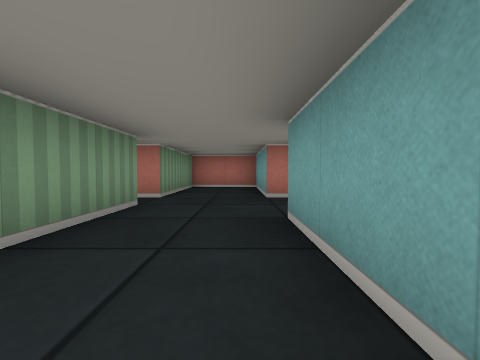
View 1 (above)

16 first-person views from a walk through a cub3D level. The camera is about half as high as the walls, tilts 2° down and sees 90° across. The floor is counted in squares. Each view is taken from the middle of a square. On the plan, view 1 faces up. The plan holds only what a view shows up to about 9 squares ahead; the rest is blank.

View 2
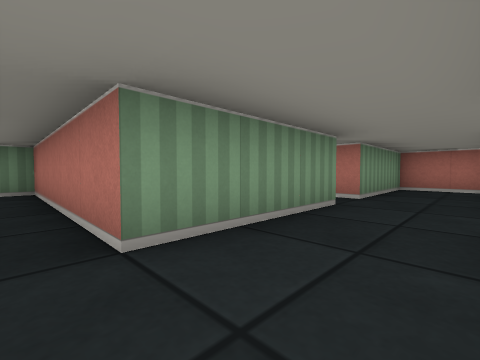

View 3
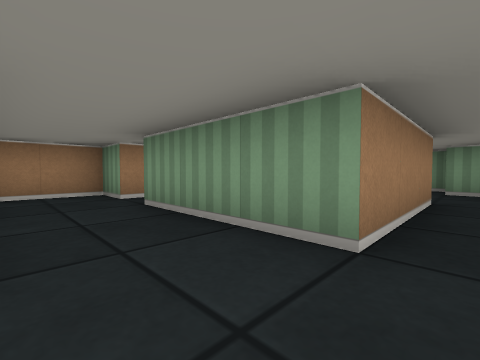

View 4
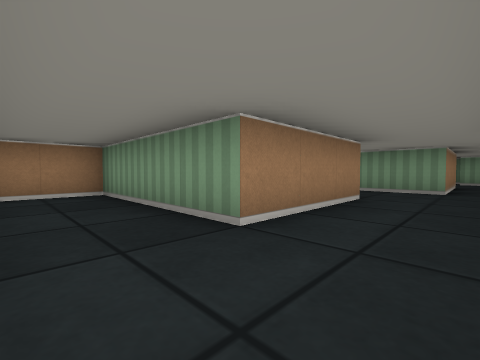

View 5
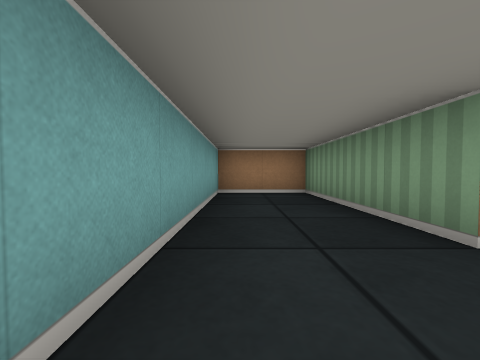

View 6
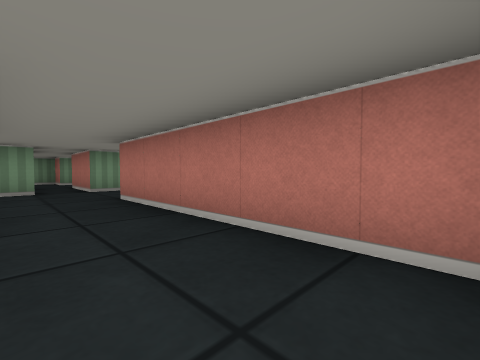

View 7
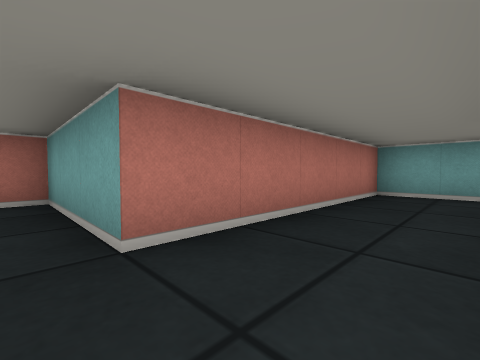

View 8
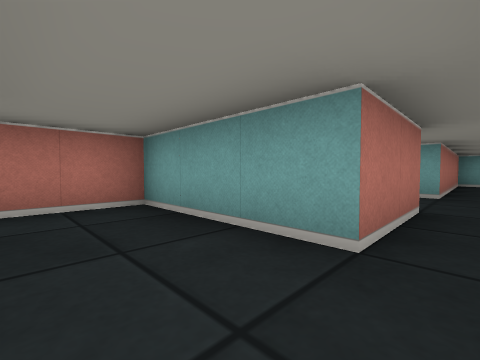

View 9
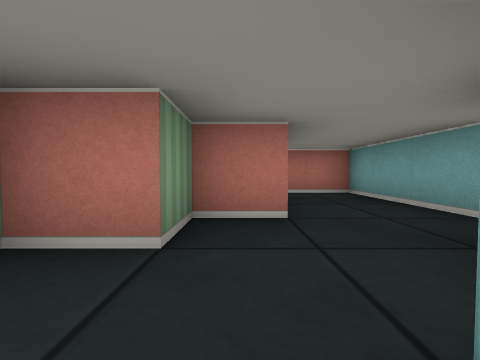

View 10
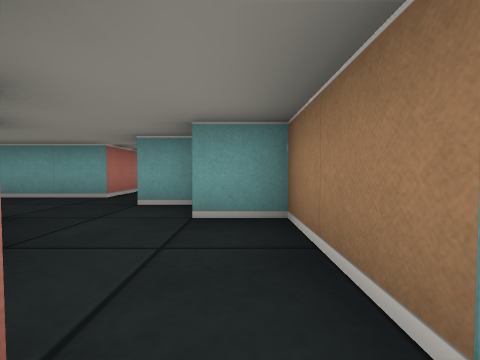

View 11
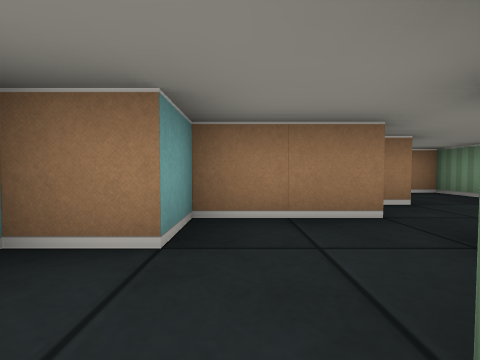

View 12
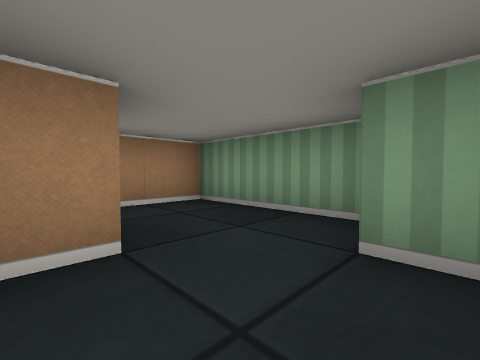

View 13
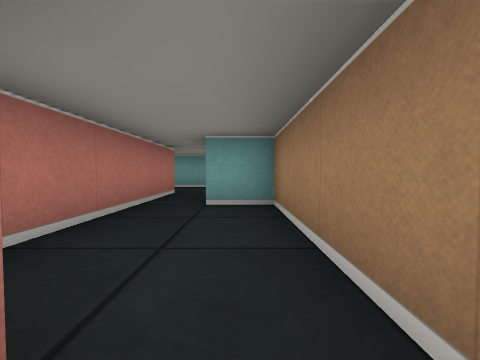

View 14
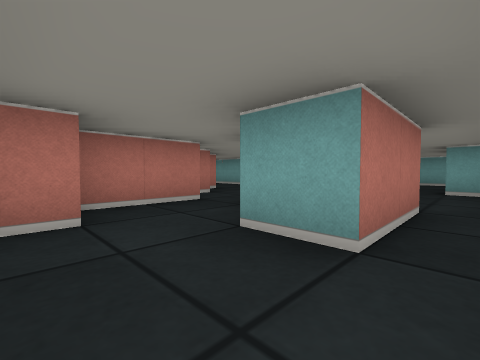

View 15
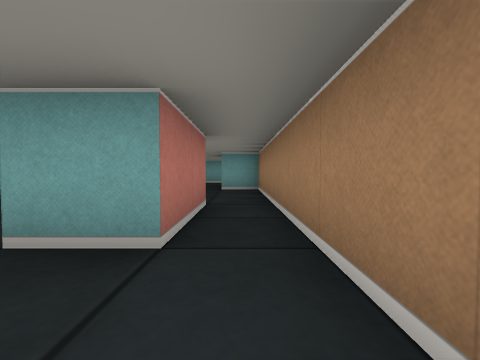

View 16
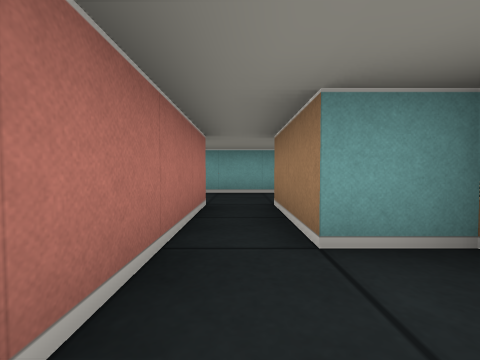

### Floor plan
Points are (right, up) in squares from view 1. A wall is a line through its corners. A room is listed if a view was taken in it or the views show most of it. See-through windows are left out.
Room 1 (views 1, 2)
walls: (0.5, -0.9) (0.5, 2.5); (-3.5, -0.5) (-1.5, -0.5) (-1.5, -1.5) (0.1, -1.5); (-1.5, 2.5) (-1.5, 0.5) (-3.5, 0.5)
ways out: opening at (-0.5, 1.5) to room 2; opening at (-3, 0) to room 5
Room 2 (views 3, 4, 5, 6, 7)
walls: (0.5, 2.5) (3.5, 2.5) (3.5, -1.5) (5.5, -1.5) (5.5, 4.5) (0.5, 4.5) (0.5, 7.5) (-1.5, 7.5) (-1.5, 4.5); (-1.5, 3.5) (-1.5, 2.5)
ways out: opening at (-0.5, 1.5) to room 1; opening at (-2.5, 4) to room 3
Room 3 (views 8, 9, 11)
walls: (-5.5, 4.5) (-6.5, 4.5) (-6.5, 3.5) (-7.5, 3.5); (-1.5, 4.5) (-3.5, 4.5) (-3.5, 6.5); (-7.6, 1.5) (-5.5, 1.5) (-5.5, 2.5) (-4.5, 2.5) (-4.5, 3.5) (-1.5, 3.5)
ways out: opening at (-2.5, 4) to room 2; opening at (-8, 2) to room 4; opening at (-4.5, 5.5)
Room 4 (views 10, 12, 14, 15)
walls: (-9.5, 2.1) (-9.5, 1.5) (-10.1, 1.5); (-10.5, 1.2) (-10.5, -1.5) (-8.5, -1.5); (-8.5, -0.5) (-8.5, 0.5) (-7.9, 0.5); (-7.5, 2.5) (-9.4, 2.5)
ways out: opening at (-8, 2) to room 3; opening at (-8, -1) to room 5
Room 5 (views 13, 16)
walls: (-6.5, -0.5) (-8.5, -0.5); (-8.5, -1.5) (-3.5, -1.5) (-3.5, -0.5); (-3.5, 0.5) (-6.5, 0.5) (-6.5, 0)
ways out: opening at (-3, 0) to room 1; opening at (-8, -1) to room 4

Where each view was taken, in squares from view 1:
view 1: 0 up, 0 right, facing up
view 2: 0 up, 0 right, facing up-left
view 3: 4 up, 0 right, facing down-left
view 4: 4 up, 5 right, facing down-left
view 5: 4 up, 5 right, facing down
view 6: 3 up, 5 right, facing up-left
view 7: 3 up, 0 right, facing up-right
view 8: 4 up, 5 left, facing up-right
view 9: 2 up, 6 left, facing up
view 10: 2 up, 8 left, facing right
view 11: 4 up, 6 left, facing down
view 12: 2 up, 8 left, facing down-left
view 13: 1 down, 7 left, facing right
view 14: 1 down, 10 left, facing up-right
view 15: 1 down, 10 left, facing right
view 16: 0 up, 5 left, facing right
